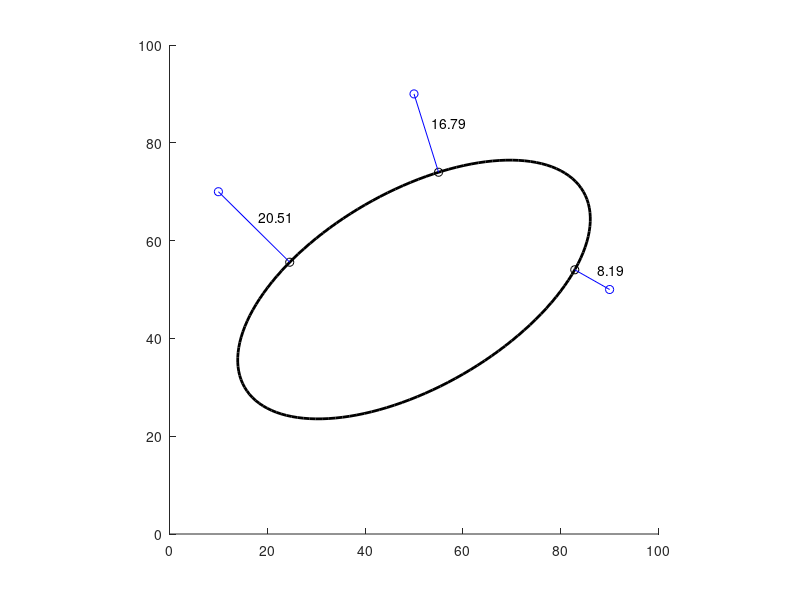

Reproduce this figure in MATLAB.
%PROJPOINTONELLIPSE_DEMO  One-line description here, please.
%
%   output = projPointOnEllipse_demo(input)
%
%   Example
%   projPointOnEllipse_demo
%
%   See also
%
 
% ------
% Author: David Legland
% e-mail: david.legland@inrae.fr
% INRAE - BIA Research Unit - BIBS Platform (Nantes)
% Created: 2022-09-11,    using Matlab 9.9.0.1570001 (R2020b) Update 4
% Copyright 2022 INRAE.


%% Display ellipse

elli = [50 50  40 20  30];

figure; hold on; axis equal; axis([0 100 0 100]);
drawEllipse(elli, 'LineWidth', 2, 'Color', 'k');


%% Choose points and compute projections

p1 = [90 50];
p2 = [50 90];
p3 = [10 70];
pts = [p1 ; p2 ; p3];
drawPoint(pts, 'bo');

% compute projections
proj = projPointOnEllipse(pts, elli);

% draw projections and display connection
drawPoint(proj, 'ko');
drawEdge([pts proj], 'b');


%% compute distance point to ellipse

dist = distancePointEllipse(pts, elli);

mid = midPoint(pts, proj);
drawLabels(mid + [1 2], dist);
